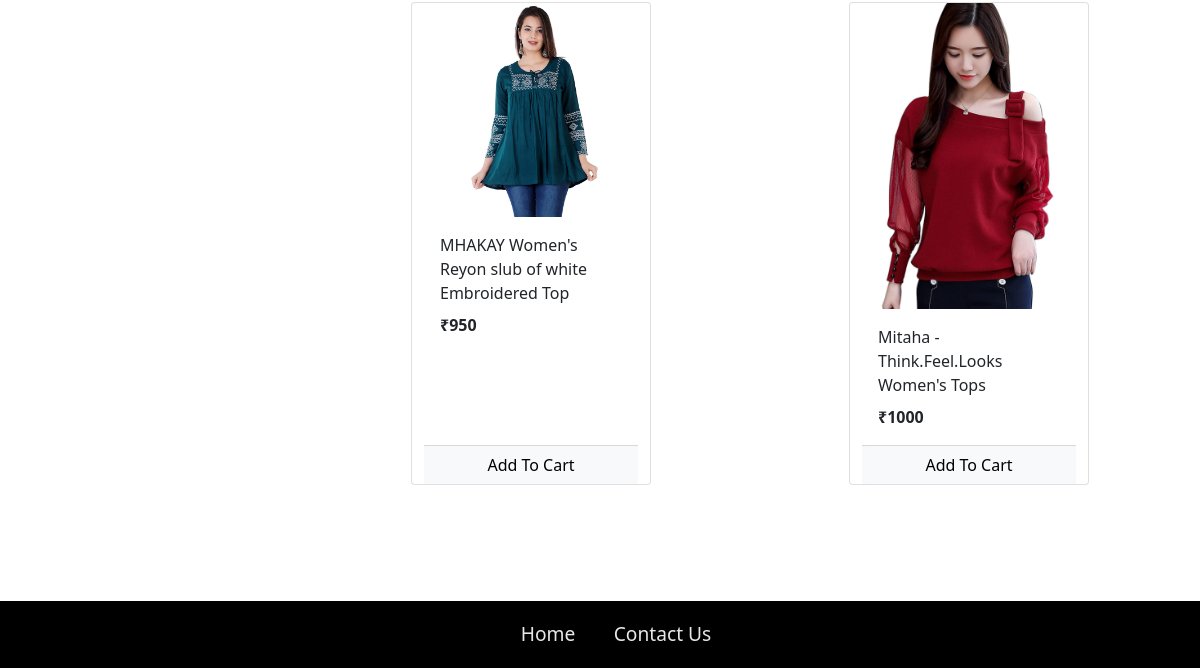
The app's page / (lower part), older data.
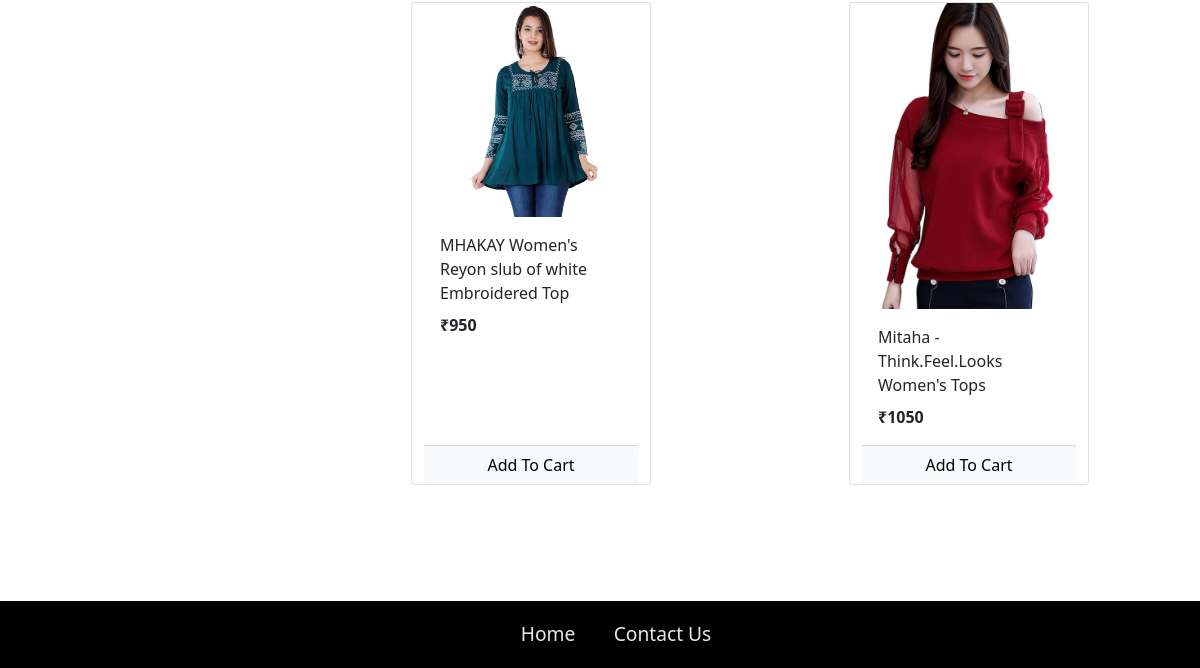
The same page, newer data.
### store/models.py (models this page shows, shortened)
class Product(models.Model):
    name = models.CharField(max_length=200)
    price = models.IntegerField(default=0)
    category = models.ForeignKey(Category, on_delete=models.CASCADE, default=1)
    description = models.CharField(max_length=200,default='',blank=True)
    image = models.ImageField(upload_to='products/')
    submitted_at = models.DateTimeField(auto_now_add=True)
    updated_at = models.DateTimeField(auto_now=True)
    @staticmethod
    def get_all_products():
        return Product.objects.all()

### store/views.py (the view, shortened to what this page needs)
# urls.py: path('',Index.as_view(),name='home'),
class Index(View):
    def get(self,request):
        cart = request.session.get('cart')
        if not cart:
            request.session['cart'] = {}
        products =None
        category = Category.get_all_categories()
        categoryID = request.GET.get('category')
        if categoryID:
            products = Product.get_all_products_by_categoryid(categoryID)
        else:
            products = Product.get_all_products();
        email = request.session.get('email')
        customer = Customer.get_customer_by_email(email)
        print('customer is',customer)
        context = {
            "products":products,
            "category" : category,
            'customer' : customer
        }
        print('you are :' , request.session.get('email')) #from Login
        return render(request,'index.html',context)

### store/models.py (called while the page is built)
    @staticmethod
    def get_all_categories():
        return Category.objects.all()

    @staticmethod
    def get_customer_by_email(email):
        try:
            return Customer.objects.get(email = email)
        except:
            return False

### store/templatetags/cart.py (called while the page is built)
@register.filter(name='is_in_cart')
def is_in_cart(product,cart):
    keys = cart.keys()
    for id in keys:
        print(id,product.id)
        print(type(id),type(product.id))
        if int(id) == product.id:
            return True
    return False

### store/templatetags/custom_filter.py (called while the page is built)
@register.filter(name='currency')
def currency(number):
    return '₹'+str(number)

### store/templates/index.html (shortened to what this page needs)
{% extends 'base.html' %}
{% block content %}
{% load cart %}
{% load custom_filter %}
<div class="container-fluid mt-3">
<div class="row">
<div class="col-lg-3 mx-auto">
</div>
 <div id="products" class="col-lg-9 mx-auto">
  <div class="row mx-auto">
    {% for product in products %}
    <div class="card mx-auto mb-3" id={{product.id}} style="width: 15rem;">
      <img class="card-img-top" src="{{product.image.url}}" alt="Card image cap">
      <div class="card-body">
        <p class="card-title">{{product.name}}</p>
        <p class="card-text"><b>{{product.price|currency}}</b></p>
      </div>
<div class="card-footer p-0  no-gutters">
  {% if product|is_in_cart:request.session.cart %}
  <div class="row no-gutters">
    <form action="/#{{product.id}}" class="col-2" method="POST">
      {% csrf_token %}
      <input hidden type="text" name="product" id="" value="{{product.id}}">
      <input hidden type="text" name="remove" id="" value="True">
      <input type="submit" value=" - " class=" btn btn-block btn-secondary">
     </form>
    <div class="text-center col">{{product|cart_quantity:request.session.cart}} in Cart</div>
   <form action="/#{{product.id}}" class="col-2" method="POST">
    {% csrf_token %}
    <input hidden type="text" name="product" id="" value="{{product.id}}">
    <input type="submit" value=" + " class=" btn btn-block btn-secondary">
   </form>
  </div>
{% else %}
  <form action="/#{{product.id}}" method="POST" class="btn-block">
    <input  type="submit" class="float-right btn btn-light form-control" value="Add To Cart">
  </form>
{% endif %}
</div>
    </div>
    {% endfor %}
  </div>
 </div>
</div>
</div>
{% endblock %}

Row changes from the older to the newer data that the page shows:
changed Product "Mitaha - Think.Feel.Looks Women's Tops": price "₹1000" → "₹1050"
